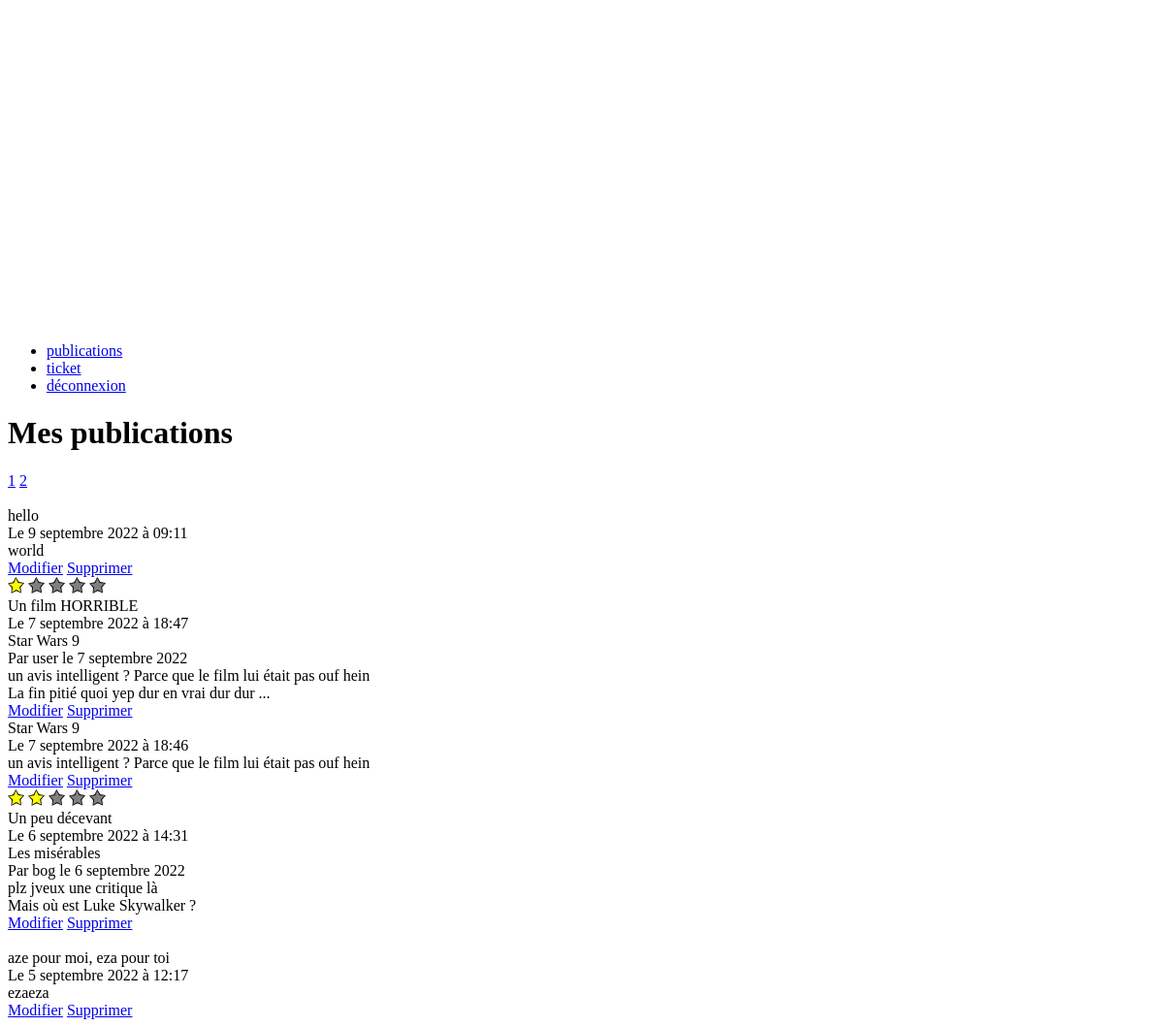
Page /me/ (signed in) on the earlier database version.
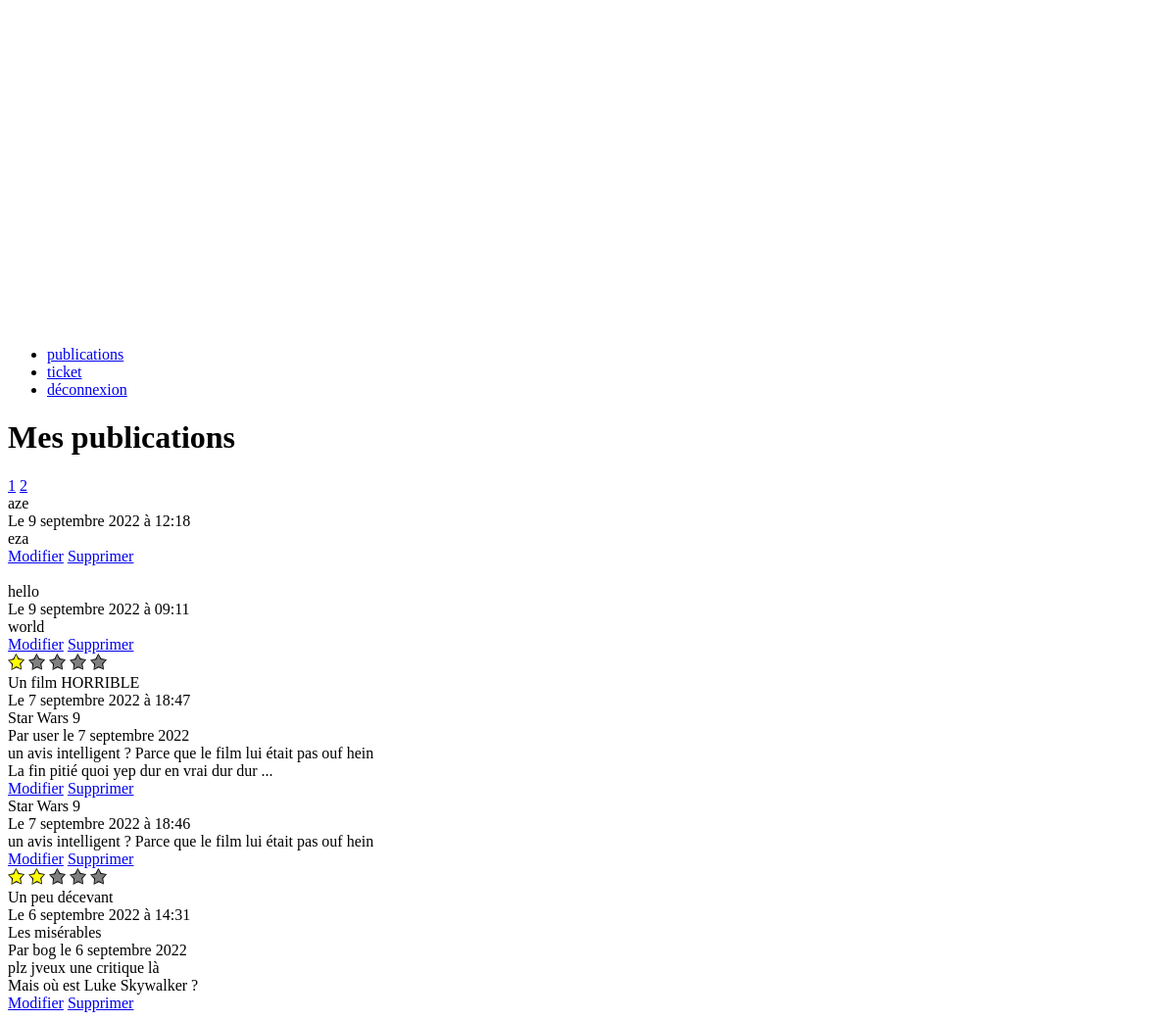
Same page on the later database version.
### publication/models.py (models this page shows, shortened)
class Ticket(models.Model):
    title = models.CharField(max_length=128)
    description = models.TextField(max_length=248,
                                   blank=True)
    user = models.ForeignKey(to=settings.AUTH_USER_MODEL,
                             on_delete=models.CASCADE)
    image = models.ImageField(null=True, blank=True)
    time_created = models.DateTimeField(auto_now_add=True)

class Review(models.Model):
    ticket = models.ForeignKey(to=Ticket, on_delete=models.CASCADE)
    rating = models.PositiveSmallIntegerField(validators=[
                                                  MinValueValidator(0),
                                                  MaxValueValidator(5)
                                              ])
    user = models.ForeignKey(to=settings.AUTH_USER_MODEL,
                             on_delete=models.CASCADE)
    headline = models.CharField(max_length=128)
    body = models.TextField(max_length=8192, blank=True)
    time_created = models.DateTimeField(auto_now_add=True)
    def stars(self):
        res = [True for i in range(self.rating)]
        while len(res) < 5:
            res.append(False)
        return res

### authentication/models.py (models this page shows)
class User(AbstractUser):
    pass

### home/views.py (the view)
# urls.py: path('me/', views.MePage.as_view(), name='me'),
class MePage(LoginRequiredMixin, View):
    def get(self, request):
        reviews = pub_models.Review.objects.filter(user=request.user)
        reviews = reviews.order_by('-time_created')
        tickets = pub_models.Ticket.objects.filter(user=request.user)
        tickets = tickets.order_by('-time_created')
        items = []
        for review in reviews:
            items.append({
                'type': 'review',
                'obj': review
            })
        for ticket in tickets:
            items.append({
                'type': 'ticket',
                'obj': ticket
            })
            items = sorted(items,
                           key=lambda x: x['obj'].time_created,
                           reverse=True)
        paginator = Paginator(items, 5)
        total_page = paginator.num_pages
        current_page = int(request.GET.get('page', 1))
        return render(request, 'home/me.html', {
            'user': request.user,
            'items': items,
            'page_itr': range(1, total_page + 1),
            'page': paginator.get_page(current_page),
            'current_page': current_page
        })

### home/templates/home/me.html
{% extends 'base.html' %}
{% load static %}
{% block body %}
  <div id="me_page" class="me_page">
    <h1>Mes publications</h1>
    <div class="pages">
      {% for p in page_itr %}
	{% if p == current_page %}
	  <a class="pages__current"
	     href="{% url 'me' %}?page={{p}}">{{p}}</a>
	{% else %}
	  <a
	    <a class="pages__disabled"
	    href="{% url 'me' %}?page={{p}}">{{p}}</a>
	{% endif %}
      {% endfor %}
    </div>
    <div class="publications">
      {% for item in page %}
	<div class="publications__item">
	  {% if item.type == 'review' %}
	    {% include 'publication/review.html' with review=item.obj %}
	  {% else %}
	    {% include 'publication/ticket.html' with ticket=item.obj %}
	  {% endif %}
	</div>
      {% endfor %}
    </div>
  </div>
{% endblock %}

### publication/templates/publication/ticket.html (shortened to what this page needs)
{% load static %}
<div class="ticket">
  <div class="ticket__title">
    {{ticket.title}}
  </div>
  <div class="ticket__info">
    Le {{ticket.time_created.date}} à {{ticket.time_created.time}}
  </div>
  <div class="ticket__body">
    {{ticket.description}}
  </div>
  <div class="ticket__options">
    <a class="btn btn--warning" href="{% url 'edit_ticket' ticket.id %}">Modifier</a>
    <a class="btn btn--alert" href="{% url 'delete_ticket' ticket.id %}">Supprimer</a>
  </div>
</div>

### publication/templates/publication/review.html (shortened to what this page needs)
{% load static %}
<div class="review">
  <div class="review__header">
    <div class="review__header__stars">
      {% for star in review.stars %}
	{% if star %}
	  <img alt="" src="{% static 'img/star.png' %}"/>
	{% else %}
	  <img alt="" src="{% static 'img/black_star.png' %}"/>
	{% endif %}
      {% endfor %}
    </div>
    <div class="review__header__headline"> {{review.headline}} </div>
  </div>
  <div class="review__info">
    Le {{review.time_created.date}} à {{review.time_created.time}}
  </div>
  <div class="ticket">
    <div class="ticket__title">
      {{review.ticket.title}}
    </div>
    <div class="ticket__info">
      Par {{review.ticket.user.username}}
      le {{review.ticket.time_created.date}}
    </div>
    <div class="ticket__body">
      {{review.ticket.description}}
    </div>
  </div>
  <div class="review__body">
    {{review.body}}
  </div>
  <div class="review__options">
    <a class="btn btn--warning" href="{% url 'edit_review' review.id %}">Modifier</a>
    <a class="btn btn--alert" href="{% url 'delete_review' review.id %}">Supprimer</a>
  </div>
</div>

Differences in the rows shown:
no longer on this page (row unchanged): Ticket: title "aze pour moi, eza pour toi", time_created "5 septembre 2022", time_created.time "12:17", description "ezaeza"
added Ticket: title "aze", time_created "9 septembre 2022", time_created.time "12:18", description "eza"
